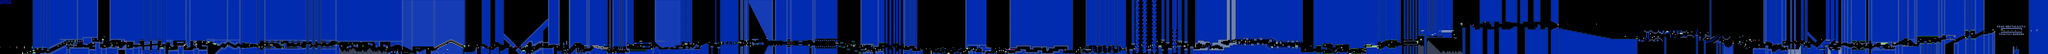

Below is a game level as drawn by its tile map, then a one-line description and the .tmx that defines it (tile-layer data replaced by summaries):
An orthogonal 2130x57 tile map with 16x16 px tiles, 2 tile layers (SP, ...), 2 tilesets, 2 image layers.

<map version="1.10" tiledversion="1.11.2" orientation="orthogonal" renderorder="right-down" width="2130" height="57" tilewidth="16" tileheight="16" infinite="0" nextlayerid="5" nextobjectid="1">
 <editorsettings>
  <chunksize width="16" height="27" />
  <export target="../LEVELS/LEVEL DATA/dearnostalgists.csv" format="csv" />
 </editorsettings>
 <tileset firstgid="1" name="famidash" tilewidth="16" tileheight="16" tilecount="256" columns="16">
  <image source="../../../GRAPHICS/famidash.bmp" width="256" height="256" />
 </tileset>
 <tileset firstgid="257" name="sprites" tilewidth="16" tileheight="16" tilecount="256" columns="16">
  <image source="../../../GRAPHICS/sprites.png" width="256" height="256" />
 </tileset>
 <imagelayer id="3" name="Image Layer 1" parallaxx="0.9" parallaxy="0.9" repeatx="1" repeaty="1"><image source="../../../GRAPHICS/Old/parallax Blue.bmp" width="192" height="72" /></imagelayer><imagelayer id="4" name="Image Layer 2" offsetx="0" offsety="912" repeatx="1"><image source="../../../GRAPHICS/ground.bmp" width="80" height="32" /></imagelayer><layer id="1" width="2130" height="57">
  <data>[121410 cells, 121410 non-empty, 104 distinct tile ids]</data>
 </layer>
 <layer id="2" name="SP" width="2130" height="57">
  <data>[121410 cells, 713 non-empty, 92 distinct tile ids]</data>
 </layer>
</map>
